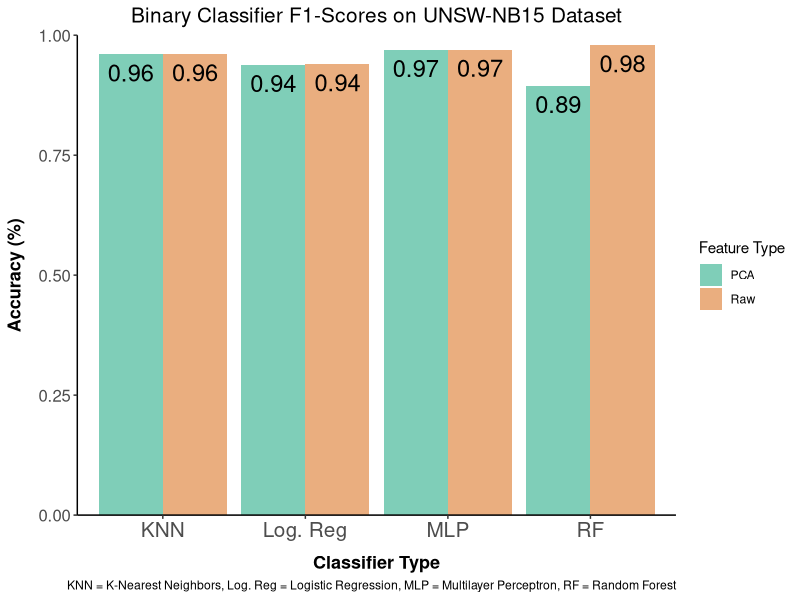

Write R code to recreate this figure.
RequiredPackages <- c("dplyr", "ggplot2")

for (pkg in RequiredPackages) {
  if (pkg %in% rownames(installed.packages()) == FALSE)
  {install.packages(pkg)}
  if (pkg %in% rownames(.packages()) == FALSE)
  {library(pkg, character.only = TRUE)}
}

setwd("C:/Users/waltz/Documents/cyber-security-analysis/output")

# define color blind palette

color_blind_palette <- c("#009E73", "#D55E00")

# read data

df <- read.csv("f1_scores.csv",
               header=TRUE,
               sep=",",
               stringsAsFactors = TRUE)

# convert accuracy to percentages

df <- df %>% mutate(ML.Classifier = ifelse(ML.Classifier == "K-Nearest Neighbors", "KNN",
                                           ifelse(ML.Classifier == "Logistic Regression", "Log. Reg",
                                                  ifelse(ML.Classifier == "Multilayer Perceptron", "MLP", "RF"))))

# plot binary results

caption <- "KNN = K-Nearest Neighbors, Log. Reg = Logistic Regression, MLP = Multilayer Perceptron, RF = Random Forest"

png(paste("images\\f1_scores\\", "binary_f1_scores.png", sep=""), width=839, height=537)

results <- ggplot(df, aes(x = `ML.Classifier`, y = F1_Score, fill = `Feature.Type`)) +
  geom_col(position = "dodge",  alpha = 0.5) +
  geom_text(
    aes(label=scales::number(F1_Score, accuracy=0.01)),
    colour = "black", size = 6,
    vjust = 1.5, position = position_dodge(.9)
  ) +
  labs(fill = "Feature Type", caption=caption) +
  ggtitle("Binary Classifier F1-Scores on UNSW-NB15 Dataset") +
  xlab("Classifier Type") + 
  ylab("Accuracy (%)") +
  scale_y_continuous(limits = c(0, 1), expand = c(0, 0)) +
  theme_classic() +
  scale_fill_manual(values = color_blind_palette) +
  theme(axis.title.x = element_text(size=13, face="bold", margin=margin(t = 10)), 
        axis.title.y = element_text(size=13, face="bold", margin=margin(r = 10)),
        axis.text.x = element_text(size=15),
        axis.text.y = element_text(size=12),
        plot.title = element_text(size=15, hjust=0.5))

# give output

print(results)

dev.off()

